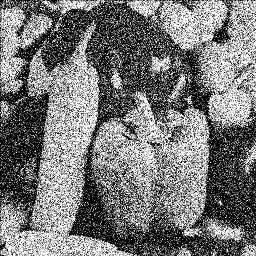
#> input picture noise_reduction_1/img/5.jpg, 256 x 256 px
$ python nr_smoothing_median.py
#> lines starting #> are read from the running program, lines starting #| are printed output that depends on the picture
import cv2
from matplotlib import pyplot as plt

pic5 = cv2.imread('./img/5.jpg')
#> pic5 is the input picture: shape (256, 256, 3); min 0, max 255, mean 119.9
pic6 = cv2.imread('./img/6.jpg')
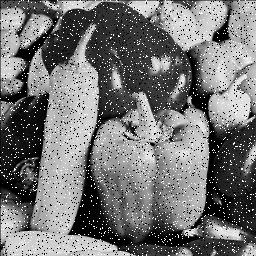
#> input picture noise_reduction_1/img/6.jpg, 256 x 256 px
#> pic6 is the input picture: shape (256, 256, 3); min 0, max 255, mean 117

smooth5 = cv2.blur(pic5, (3, 3))
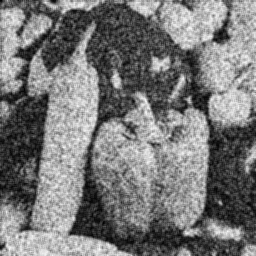
#> smooth5: shape (256, 256, 3); min 2, max 252, mean 120
median5 = cv2.medianBlur(pic5, 3)
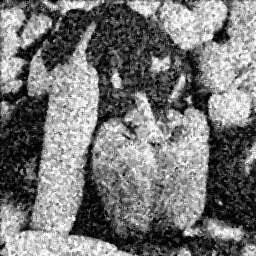
#> median5: shape (256, 256, 3); min 0, max 255, mean 118.1
smooth6 = cv2.blur(pic6, (3, 3))
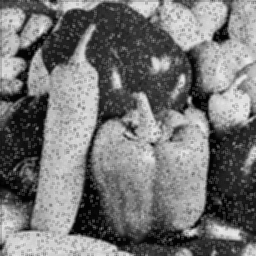
#> smooth6: shape (256, 256, 3); min 0, max 235, mean 117.2
median6 = cv2.medianBlur(pic6, 3)
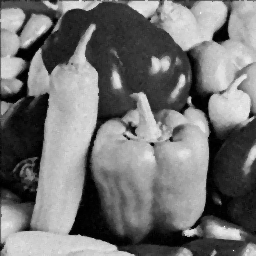
#> median6: shape (256, 256, 3); min 0, max 248, mean 115.7

plt.subplot(231), plt.imshow(pic5), plt.title('Original')
plt.xticks([]), plt.yticks([])
plt.subplot(232), plt.imshow(smooth5), plt.title('Smoothing')
plt.xticks([]), plt.yticks([])
plt.subplot(233), plt.imshow(median5), plt.title('Median')
plt.xticks([]), plt.yticks([])

plt.subplot(234), plt.imshow(pic6)
plt.xticks([]), plt.yticks([])
plt.subplot(235), plt.imshow(smooth6)
plt.xticks([]), plt.yticks([])
plt.subplot(236), plt.imshow(median6)
plt.xticks([]), plt.yticks([])

plt.show()

cv2.imwrite('./img/5-smooth.jpg', smooth5)
cv2.imwrite('./img/5-median.jpg', median5)
cv2.imwrite('./img/6-smooth.jpg', smooth6)
cv2.imwrite('./img/6-median.jpg', median6)
